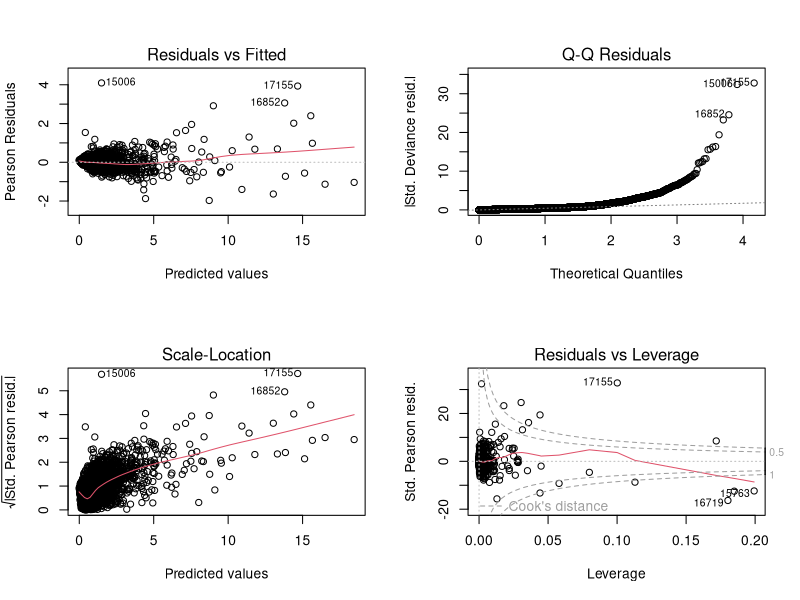

Here is the R script that generated this plot: (Note: this script raises an error after producing the figure.)
# MATH 571 section 3 regression
# Data used is clean data set in csv format from previous step
# Multiple regression models are applied
# yuqing zhao, March 27,2018


# read data
# assuming loss in the water processing is tiny. we use enfluent flow data to simulate input flow data

#df2=read.csv('completeMwrd_03_18_2018.csv',header = TRUE,sep = ',',stringsAsFactors=FALSE)
#df=read.csv('ALL_MWRD (version 1).csv',header = TRUE,sep = ',',stringsAsFactors=FALSE)
#df3=read.csv('completeMwrd_03_25_2018.csv',header = TRUE,sep = ',',stringsAsFactors=FALSE)

df4=read.csv('completeMwrd_03_28_2018.csv',header = TRUE,sep = ',',stringsAsFactors=FALSE)
summary(df4)
dfn=df4[,-1]
# result is better if treat location as numeric
# dfn$Location=as.character(dfn$Location)
summary(dfn)  

# Scale whole dataset for future models since some models prefer standardized predictors
dfn[,-8]=data.frame(scale(dfn[,-8],center = FALSE,scale=TRUE))  

# Do log tranformation to see if it improves the result
# dfn[,-(7:8)]=log(dfn[,-(7:8)])
# No, the reuslt is worse
  
# split training and testing data set
library('caret')
set.seed(0)
inTrain <- createDataPartition(y = dfn[,'TKN'], p = 0.8, list = FALSE)
train <- dfn[inTrain,]
test <- dfn[-inTrain,]
stopifnot(nrow(train) + nrow(test) == nrow(dfn))
x.train=train[,-6]
y.train=train[,6]
x.test=test[,-6]
y.test=test[,6]



# perform cross-validtion on training data set
controlParameter=trainControl(method = "cv",number = 10,savePredictions = TRUE)

# models related information: http://topepo.github.io/caret/train-models-by-tag.html

# Basic linear model
lm0 =glm(TKN ~., data = train)
par(mfrow=c(2,2)) #combine separate plots into one figure 
plot(lm0)

lm_model=train(TKN ~., data=train, method="lm", trControl=controlParameter)
lm_pred=predict(lm_model,test)

#library(leaps)
# All subset linear regression
# allsub_model=train(TKN ~., data=train, method = ' ', trControl=controlParameter)
# allsub_pred=predict(allsub_model,test)

# Linear regression model with Forward selection
forward_model=train(TKN ~., data=train, method = 'leapForward', trControl=controlParameter)
forward_pred=predict(forward_model,test)

# Linear regression model with Backward selection
backward_model=train(TKN ~., data=train, method = 'leapBackward', trControl=controlParameter)
backward_pred=predict(backward_model,test)

# Linear regression model with Stepwise Selection
step_model=train(TKN ~., data=train, method = 'leapSeq', trControl=controlParameter)
step_pred=predict(step_model,test)


# library(Matrix)
# library(foreach)
# library(glmnet)

# The lasso
lassoGrid=expand.grid(alpha=1,lambda=c(0,5,0.0001))
lasso_model=train(TKN ~., data=train, method = 'glmnet',trControl=controlParameter,tuneGrid=lassoGrid)
#lasso_model=cv.glmnet(x.train,y.train,type.measure="mse", alpha=1,family="gaussian")
lasso_pred=predict(lasso_model,test)

# Ridge Regression
ridgeGrid=expand.grid(alpha=0,lambda=c(0,5,0.0001))
ridge_model=train(TKN ~., data=train, method = 'glmnet',trControl=controlParameter,tuneGrid=ridgeGrid)
#ridge_model=cv.glmnet(x.train,y.train,type.measure="mse", alpha=0,family="gaussian")
ridge_pred=predict(ridge_model,test)


# Elasticnet
elas_model=train(TKN ~., data=train, method = 'glmnet', trControl=controlParameter)
#elas_model=cv.glmnet(x.train,y.train,type.measure="mse",family="gaussian")
elas_pred=predict(elas_model,test)



# calculate the MSE of test data for each model to evaluate its performance
lm_mse=mean((y.test - lm_pred)^2)
#allsub_mse=mean((y.test - allsub_pred)^2)
forward_mse=mean((y.test - forward_pred)^2)
backward_mse=mean((y.test - backward_pred)^2)
step_mse=mean((y.test - step_pred)^2)
lasso_mse=mean((y.test - lasso_pred)^2)
ridge_mse=mean((y.test - ridge_pred)^2)
elas_mse=mean((y.test - elas_pred)^2)



# calculate the R**2 of test data for each model to evaluate its performance
lm_r2=sum((lm_pred - mean(y.test))^2)/sum((y.test - mean(y.test))^2)
#allsub_mse=sum((allsub_pred - mean(y.test))^2)/sum((y.test - mean(y.test))^2)
forward_r2=sum((forward_pred - mean(y.test))^2)/sum((y.test - mean(y.test))^2)
backward_r2=sum((backward_pred - mean(y.test))^2)/sum((y.test - mean(y.test))^2)
step_r2=sum((step_pred - mean(y.test))^2)/sum((y.test - mean(y.test))^2)
lasso_r2=sum((lasso_pred - mean(y.test))^2)/sum((y.test - mean(y.test))^2)
ridge_r2=sum((ridge_pred - mean(y.test))^2)/sum((y.test - mean(y.test))^2)
lm_r2=sum((lm_pred - mean(y.test))^2)/sum((y.test - mean(y.test))^2)
elas_r2=sum((elas_pred - mean(y.test))^2)/sum((y.test - mean(y.test))^2)





# TODO
df4=read.csv('completeMwrd_03_28_2018.csv',header = TRUE,sep = ',',stringsAsFactors=FALSE)
summary(df4)
dfn=df4[,-1]  
summary(dfn)
# split data set into two groups: location 1-6 and location 7-8
dfn1=subset(dfn,dfn$Location>=7)
dfn2=subset(dfn,dfn$Location<7)


# Normalize whole dataset for future models since some models prefer standardized predictors
dfn1=data.frame(scale(dfn1))  
dfn2=data.frame(scale(dfn2)) 

# split training and testing data set
library('caret')
set.seed(1)
inTrain1 = createDataPartition(y = dfn1[,'TKN'], p = 0.8, list = FALSE)
train1 = dfn1[inTrain1,]
test1 = dfn1[-inTrain1,]
stopifnot(nrow(train1) + nrow(test1) == nrow(dfn1))
x.train1=train1[,-6]
y.train1=train1[,6]
x.test1=test1[,-6]
y.test1=test1[,6]


set.seed(2)
inTrain2 = createDataPartition(y = dfn2[,'TKN'], p = 0.8, list = FALSE)
train2 = dfn2[inTrain2,]
test2 = dfn2[-inTrain2,]
stopifnot(nrow(train2) + nrow(test2) == nrow(dfn2))
x.train2=train2[,-6]
y.train2=train2[,6]
x.test2=test2[,-6]
y.test2=test2[,6]


# perform cross-validtion on training data set
controlParameter=trainControl(method = "cv",number = 10,savePredictions = TRUE)

# models related information: http://topepo.github.io/caret/train-models-by-tag.html

# for dfn1 where locations are 7 to 8

# Basic linear model
lm1 =glm(TKN ~., data = train1)
par(mfrow=c(2,2)) #combine separate plots into one figure 
plot(lm1)

lm_model1=train(TKN ~., data=train1, method="lm", trControl=controlParameter)
lm_pred1=predict(lm_model1,test1)

# All subset linear regression
# allsub_model=train(TKN ~., data=train, method = ' ', trControl=controlParameter)
# allsub_pred=predict(allsub_model,test)

# Linear regression model with Forward selection
forward_model1=train(TKN ~., data=train1, method = 'leapForward', trControl=controlParameter)
forward_pred1=predict(forward_model1,test1)

# Linear regression model with Backward selection
backward_model1=train(TKN ~., data=train1, method = 'leapBackward', trControl=controlParameter)
backward_pred1=predict(backward_model1,test1)

# Linear regression model with Stepwise Selection
step_model1=train(TKN ~., data=train1, method = 'leapSeq', trControl=controlParameter)
step_pred1=predict(step_model1,test1)


# The lasso
lassoGrid=expand.grid(alpha=1,lambda=c(0,5,0.0001))
lasso_model1=train(TKN ~., data=train1, method = 'glmnet',trControl=controlParameter,tuneGrid=lassoGrid)
#lasso_model=cv.glmnet(x.train,y.train,type.measure="mse", alpha=1,family="gaussian")
lasso_pred1=predict(lasso_model1,test1)

# Ridge Regression
ridgeGrid=expand.grid(alpha=0,lambda=c(0,5,0.0001))
ridge_model1=train(TKN ~., data=train1, method = 'glmnet',trControl=controlParameter,tuneGrid=ridgeGrid)
#ridge_model=cv.glmnet(x.train,y.train,type.measure="mse", alpha=0,family="gaussian")
ridge_pred1=predict(ridge_model1,test1)


# Elasticnet
elas_model1=train(TKN ~., data=train1, method = 'glmnet', trControl=controlParameter)
#elas_model=cv.glmnet(x.train,y.train,type.measure="mse",family="gaussian")
elas_pred1=predict(elas_model1,test1)



# calculate the MSE of test data for each model to evaluate its performance
lm_mse1=mean((y.test1 - lm_pred1)^2)
#allsub_mse=mean((y.test - allsub_pred)^2)
forward_mse1=mean((y.test1 - forward_pred1)^2)
backward_mse1=mean((y.test1 - backward_pred1)^2)
step_mse1=mean((y.test1 - step_pred1)^2)
lasso_mse1=mean((y.test1 - lasso_pred1)^2)
ridge_mse1=mean((y.test1 - ridge_pred1)^2)
elas_mse1=mean((y.test1 - elas_pred1)^2)


# calculate the R**2 of test data for each model to evaluate its performance
lm_r21=sum((lm_pred1 - mean(y.test1))^2)/sum((y.test1 - mean(y.test1))^2)
#allsub_mse=sum((allsub_pred - mean(y.test))^2)/sum((y.test - mean(y.test))^2)
forward_r21=sum((forward_pred1 - mean(y.test1))^2)/sum((y.test1 - mean(y.test1))^2)
backward_r21=sum((backward_pred1 - mean(y.test1))^2)/sum((y.test1 - mean(y.test1))^2)
step_r21=sum((step_pred1 - mean(y.test1))^2)/sum((y.test1 - mean(y.test1))^2)
lasso_r21=sum((lasso_pred1 - mean(y.test1))^2)/sum((y.test1 - mean(y.test1))^2)
ridge_r21=sum((ridge_pred1 - mean(y.test1))^2)/sum((y.test1 - mean(y.test1))^2)
lm_r21=sum((lm_pred1 - mean(y.test1))^2)/sum((y.test1 - mean(y.test1))^2)
elas_r21=sum((elas_pred1 - mean(y.test1))^2)/sum((y.test1 - mean(y.test1))^2)






# for dfn1 where locations are 1 to 6

# Basic linear model
lm2 =glm(TKN ~., data = train2)
par(mfrow=c(2,2)) #combine separate plots into one figure 
plot(lm2)

lm_model2=train(TKN ~., data=train2, method="lm", trControl=controlParameter)
lm_pred2=predict(lm_model2,test2)

# All subset linear regression
# allsub_model=train(TKN ~., data=train, method = ' ', trControl=controlParameter)
# allsub_pred=predict(allsub_model,test)

# Linear regression model with Forward selection
forward_model2=train(TKN ~., data=train2, method = 'leapForward', trControl=controlParameter)
forward_pred2=predict(forward_model2,test2)

# Linear regression model with Backward selection
backward_model2=train(TKN ~., data=train2, method = 'leapBackward', trControl=controlParameter)
backward_pred2=predict(backward_model2,test2)

# Linear regression model with Stepwise Selection
step_model2=train(TKN ~., data=train2, method = 'leapSeq', trControl=controlParameter)
step_pred2=predict(step_model2,test2)


# The lasso
lassoGrid=expand.grid(alpha=1,lambda=c(0,5,0.0001))
lasso_model2=train(TKN ~., data=train2, method = 'glmnet',trControl=controlParameter,tuneGrid=lassoGrid)
#lasso_model=cv.glmnet(x.train,y.train,type.measure="mse", alpha=1,family="gaussian")
lasso_pred2=predict(lasso_model2,test2)

# Ridge Regression
ridgeGrid=expand.grid(alpha=0,lambda=c(0,5,0.0001))
ridge_model2=train(TKN ~., data=train2, method = 'glmnet',trControl=controlParameter,tuneGrid=ridgeGrid)
#ridge_model=cv.glmnet(x.train,y.train,type.measure="mse", alpha=0,family="gaussian")
ridge_pred2=predict(ridge_model2,test2)


# Elasticnet
elas_model2=train(TKN ~., data=train2, method = 'glmnet', trControl=controlParameter)
#elas_model=cv.glmnet(x.train,y.train,type.measure="mse",family="gaussian")
elas_pred2=predict(elas_model2,test2)



# calculate the MSE of test data for each model to evaluate its performance
lm_mse2=mean((y.test2 - lm_pred2)^2)
#allsub_mse=mean((y.test - allsub_pred)^2)
forward_mse2=mean((y.test2 - forward_pred2)^2)
backward_mse2=mean((y.test2 - backward_pred2)^2)
step_mse2=mean((y.test2 - step_pred2)^2)
lasso_mse2=mean((y.test2 - lasso_pred2)^2)
ridge_mse2=mean((y.test2 - ridge_pred2)^2)
ridge_mse2test=caret::postResample(ridge_pred2,y.test2)[1]
elas_mse2=mean((y.test2 - elas_pred2)^2)



# calculate the R**2 of test data for each model to evaluate its performance
lm_r22=sum((lm_pred2 - mean(y.test2))^2)/sum((y.test2 - mean(y.test2))^2)
lm_r22_test=1- (sum((y.test2-lm_pred2 )^2)/sum((y.test2-mean(y.test2))^2))
lm_r22_test2=(cor(y.test2,lm_pred2))^2
lm_r22_test2=caret::postResample(lm_pred2,y.test2)# 1 for mse, 2 for rsq
#allsub_mse=sum((allsub_pred - mean(y.test))**2)/sum((y.test - mean(y.test))**2)
forward_r22=sum((forward_pred2 - mean(y.test2))^2)/sum((y.test2 - mean(y.test2))^2)
backward_r22=sum((backward_pred2 - mean(y.test2))^2)/sum((y.test2 - mean(y.test2))^2)
step_r22=sum((step_pred2 - mean(y.test2))^2)/sum((y.test2 - mean(y.test2))^2)
lasso_r22=sum((lasso_pred2 - mean(y.test2))^2)/sum((y.test2 - mean(y.test2))^2)
ridge_r22=sum((ridge_pred2 - mean(y.test2))^2)/sum((y.test2 - mean(y.test2))^2)
lm_r22=sum((lm_pred2 - mean(y.test2))^2)/sum((y.test2 - mean(y.test2))^2)
elas_r22=sum((elas_pred2 - mean(y.test2))^2)/sum((y.test2 - mean(y.test2))^2)























# method 2 for cross-validation???
library(boot)
train2=as.data.frame(train)
set.seed(0)

lm2 =glm(TKN ~., data = train2)
plot(lm2)
glm2lm=cv.glm(train2,lm2,K=10)
lm_prederr=glm2lm$delta[1]
#lm_pred2=predict(glm2lm, newx=x.test)
#lm_mse2=mean((y.test - lm_pred2)^2)

library(glmnet)

glmnet2lasso=cv.glmnet(as.matrix(x.train),y.train,alpha=1,nfolds = 10)
glmnet2lassom=glmnet(as.matrix(x.train),y.train,alpha=1)
lasso_pred2=predict(glmnet2lassom,s=glmnet2lasso$lambda.min, newx=as.matrix(x.test))
lasso_mse2=mean((y.test - lasso_pred2)^2)


glmnet2ridge=cv.glmnet(as.matrix(x.train),y.train,alpha=0,nfolds = 10)
glmnet2ridgem=glmnet(as.matrix(x.train),y.train,alpha=0)
ridge_pred2=predict(glmnet2ridgem,s=glmnet2ridge$lambda.min, newx=as.matrix(x.test))
ridge_mse2=mean((y.test - ridge_pred2)^2)



glmnet2elas=cv.glmnet(as.matrix(x.train),y.train,nfolds = 10)
glmnet2elasm=glmnet(as.matrix(x.train),y.train)
elas_pred2=predict(glmnet2elasm,s=glmnet2ridge$lambda.min, newx=as.matrix(x.test))
elas_mse2=mean((y.test - elas_pred2)^2)


